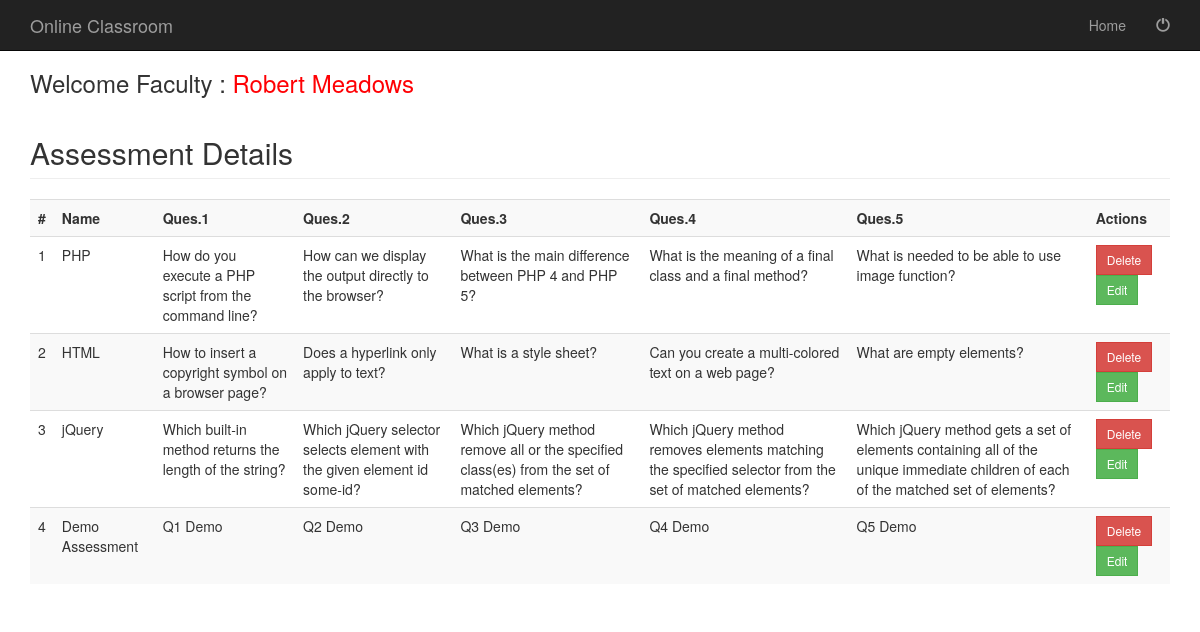
The app's page /manageassessment.php (signed in) with its own data.
### tables this page shows
CREATE TABLE `examdetails` (
  `ExamID` int(50) NOT NULL,
  `ExamName` varchar(50) NOT NULL,
  `Q1` varchar(10000) NOT NULL,
  `Q2` varchar(10000) NOT NULL,
  `Q3` varchar(10000) NOT NULL,
  `Q4` varchar(10000) NOT NULL,
  `Q5` varchar(10000) NOT NULL
);

### manageassessment.php (the view, shortened to what this page needs)
<?php
$fname = $_SESSION[ "fname" ];
?>
<?php include('fhead.php');  ?>
<div class="container">
	<div class="row">
		<div class="col-md-12">
			<h3> Welcome Faculty : <a href="welcomefaculty.php" ><span style="color:#FF0004"> <?php echo $fname; ?></span></a> </h3>
			<?php
				include('database.php');
				$sql="SELECT * FROM examdetails";
				$rs=mysqli_query($connect,$sql);
				echo "<h2 class='page-header'>Assessment Details</h2>";
				echo "<table class='table table-striped table-hover' style='width:100%'>
				<tr>
					<th>#</th>
					<th>Name</th>
					<th>Ques.1</th>
					<th>Ques.2</th>
					<th>Ques.3</th>
					<th>Ques.4</th>
					<th>Ques.5</th>
					<th>Actions</th>
				</tr>";
				$cnt = 1;
				while($row=mysqli_fetch_array($rs))
				{
				?>
			<tr>
				<td>
					<?PHP echo $cnt;?>
				</td>
				<td>
					<?PHP echo $row['ExamName'];?>
				</td>
				<td>
					<?PHP echo $row['Q1'];?>
				</td>
				<td>
					<?PHP echo $row['Q2'];?>
				</td>
				<td>
					<?PHP echo $row['Q3'];?>
				</td>
				<td>
					<?PHP echo $row['Q4'];?>
				</td>
				<td>
					<?PHP echo $row['Q5'];?>
				</td>
				<td><a href="manageassessment.php?deleteid=<?php echo $row['ExamID']; ?>"> <input type="button" Value="Delete"  class="btn btn-danger btn-sm" style="border-radius:0%"  data-toggle="modal" data-target="#myModal"></a>
				<a href="manageassessment2.php?editassid=<?php echo $row['ExamID']; ?>"> <input type="button" Value="Edit"  class="btn btn-success btn-sm" style="border-radius:0%"  data-toggle="modal" data-target="#myModal"></a>
				</td>
			</tr>
			<?php
		$cnt++;	}
			?>
			</table>
		</div>
	</div>
	<?php include('allfoot.php');  ?>

### css/modern-business.css (style rules this page uses)
html, body { height: 100%; }
body { padding-top: 50px; }

### records on screen
examdetails: ExamName "PHP", Q1 "How do you execute a PHP script from the command line?", Q2 "How can we display the output directly to the browser?", Q3 "What is the main difference between PHP 4 and PHP 5?", Q4 "What is the meaning of a final class and a final method?", Q5 "What is needed to be able to use image function?"
examdetails: ExamName "HTML", Q1 "How to insert a copyright symbol on a browser page?", Q2 "Does a hyperlink only apply to text?", Q3 "What is a style sheet?", Q4 "Can you create a multi-colored text on a web page?", Q5 "What are empty elements?"
examdetails: ExamName "jQuery", Q1 "Which built-in method returns the length of the string?", Q2 "Which jQuery selector selects element with the given element id some-id?", Q3 "Which jQuery method remove all or the specified class(es) from the set of matched elements?", Q4 "Which jQuery method removes elements matching the specified selector from the set of matched elements?", Q5 "Which jQuery method gets a set of elements containing all of the unique immediate children of each of the matched set of elements?"
examdetails: ExamName "Demo Assessment", Q1 "Q1 Demo", Q2 "Q2 Demo", Q3 "Q3 Demo", Q4 "Q4 Demo", Q5 "Q5 Demo"

### other values on screen
$fname "Robert Meadows"
